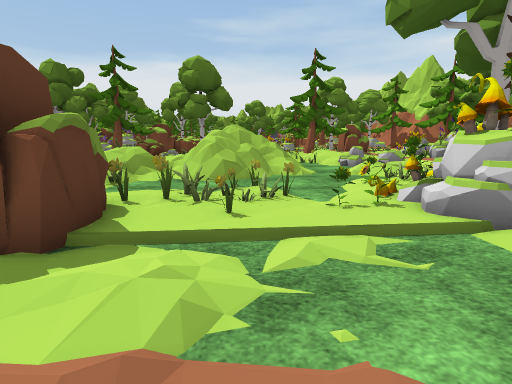
view 1 (above)

21 first-person views from a walk through a scene from a Unity 3-D project. The camera is 1.2 m above the floor, tilts 10° down and sees 80° across. The floor is counted in squares, 1.17 m on a side. Each view is taken from the middle of a square. On the plan, view 1 faces up. The plan holds only what a view shows up to about 12 squares ahead; the rest is blank. The place goes on beyond the plan. The player character is not drawn. Some surface patterns are stand-ins.

view 2
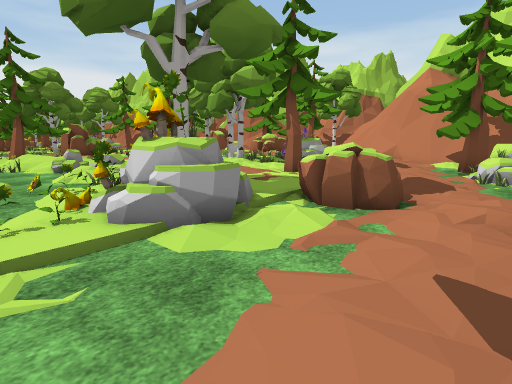

view 3
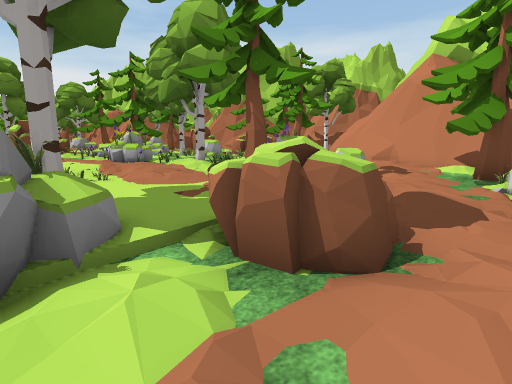

view 4
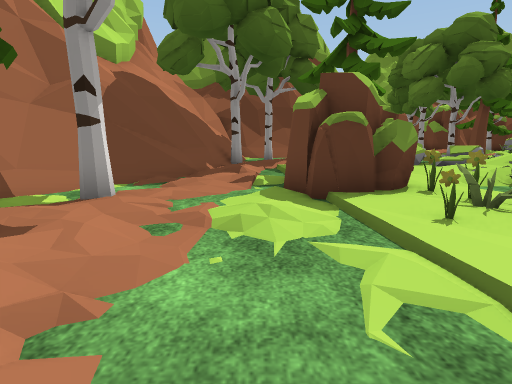

view 5
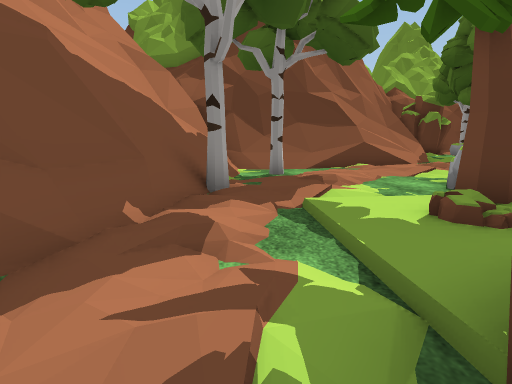

view 6
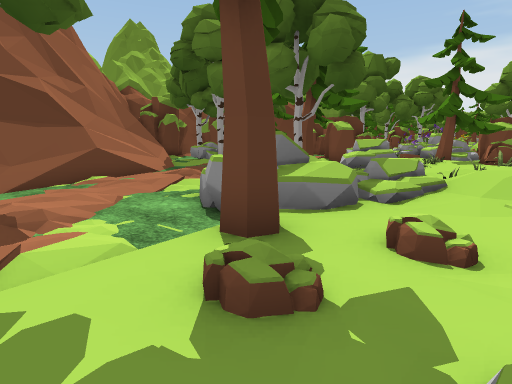

view 7
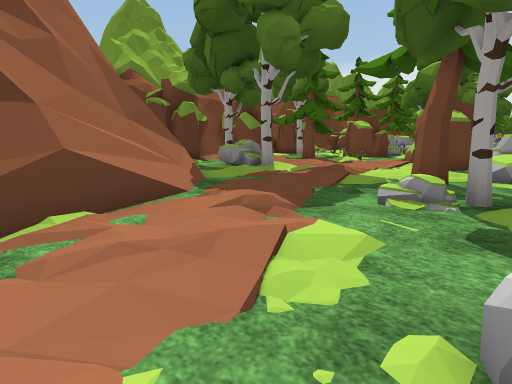

view 8
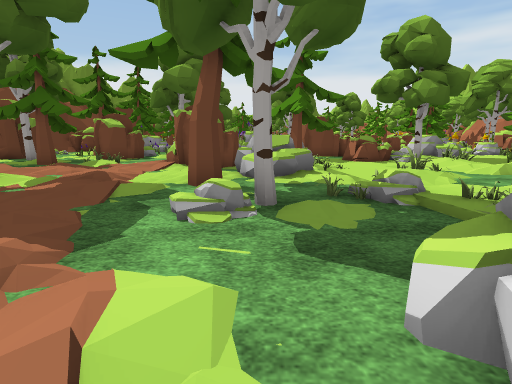

view 9
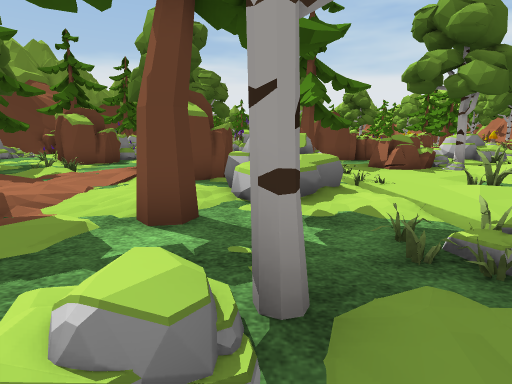

view 10
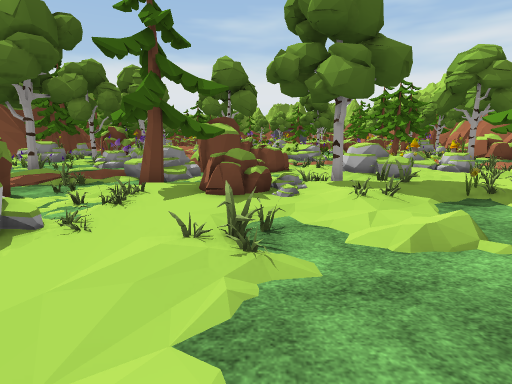

view 11
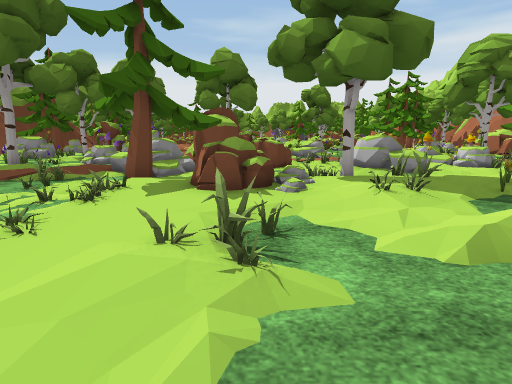

view 12
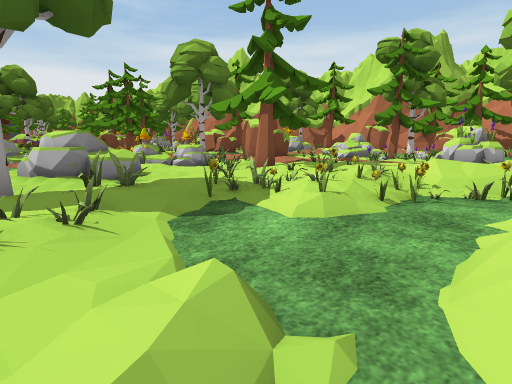

view 13
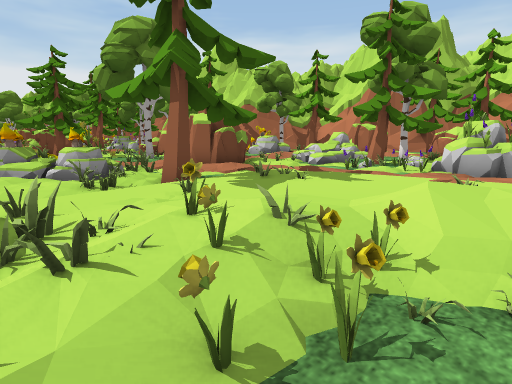

view 14
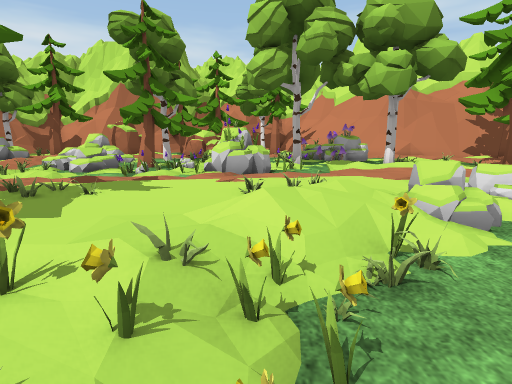

view 15
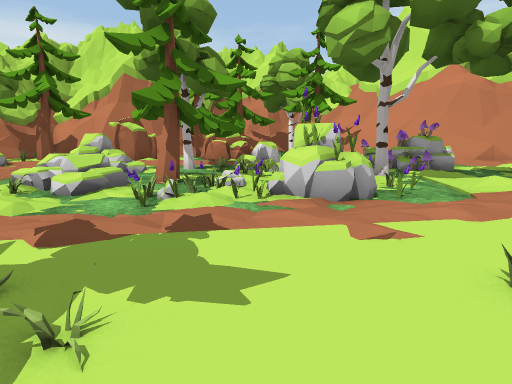

view 16
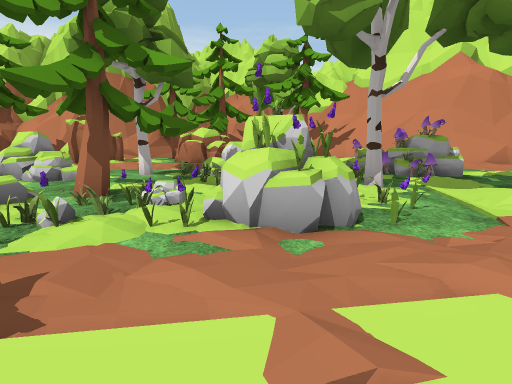

view 17
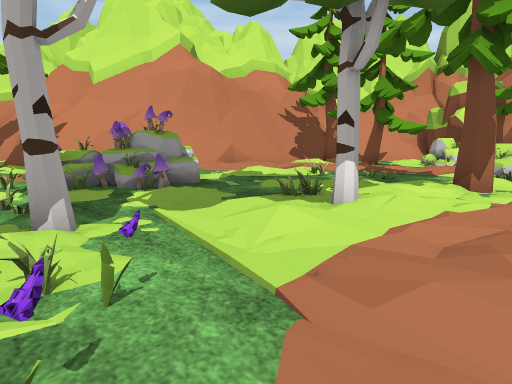

view 18
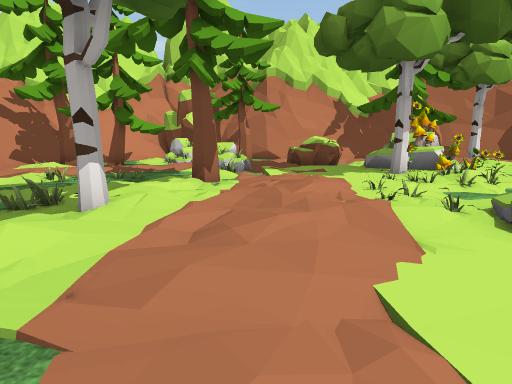

view 19
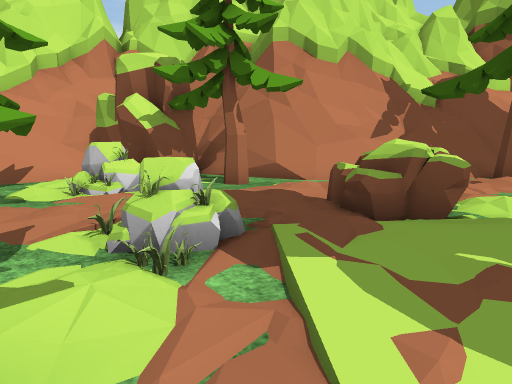

view 20
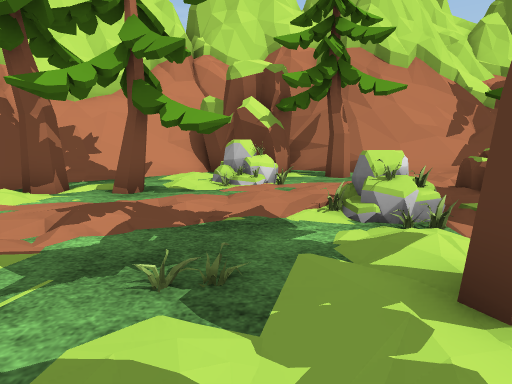

view 21
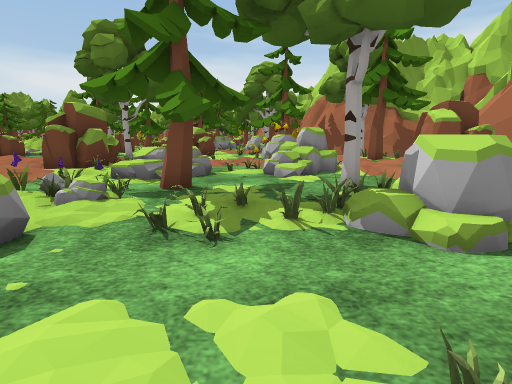

### Floor plan
Key: @ floor where view 1 was taken; # wall or solid block; x gap in a wall; . main floor; : floor 0.25 m higher than the main floor; + floor 0.5 m higher than the main floor; * floor 0.75 m higher than the main floor; % floor 1.5 m higher than the main floor; / step, stairs or slope; = window, fence, low wall or low ledge; ^ raised ledge; O other object.
Columns run from 19 left of view 1 to 18 right of it. Each row starts with its distance up from view 1.
 26                         .: #=  ://
 25                    =O # .:### ....O
 24     O      ###=     =OO./:###// ..OO/:
 23     //     ## .::OO///O/ //././O.. O//
 22  #  .: /OOOO   :OOOO:://.//.////..:../
 21 .... /:/.OOOO  .:.....:OOO:/...O...O./
 20 O.:.  :...O/   /O::::::::://==.OO..../
 19 O...  .../::=x /:::=:::::::::/=.O:..
 18 O./.:###../:==////=::+/:::::.#.:O.:OO
 17   /.:###:./:::/+/../+*/::::::OO....OO
 16  //::/.. O/::..:/..//=//::::/OO.....
 15  //:////OO/::..:/.....////://===:..
 14   /./.:/OO:::/.../=:///O/::::.=.O....
 13 OOO//..O..:::...     /.O::::://....OO
 12 OO/.///...////    /% /.//:::/://::OOOO
 11  ./:/:..O.////  /=///../ ::+::O:...OOO
 10 ==/.::/O//.://///////.///::////:...OO
  9 ##O/::/....+O///////.....::+/:/:/.....
  8 ##==#//:..OO/://......//:::+/.:/:../.:
  7  ###=./:.OOO/::/.=.=../:O:::/O:.../.::
  6    ##//:..OO:O::/:::=OOO::::.//.../::
  5     #=.:/..OO/: #=::::OOO:::.O..//:/:
  4     #=.://:///  #^:=::OOOx=:/O/::/:./#
  3     #=.O.::////###..:.///=#=////OOO./#
  2     #=....::////.//......//://./OOOOO#
  1     #=#===O=#/:::.:..:://////..OO.. =#
  0     ########=/=.:::@://:://.OO###:=###
 -1            ####=.O//OO= ==##=########
 -2              ###=:..###########
 -3               ###  ###

Where each view was taken, in squares from view 1:
view 1: 0 up, 0 right, facing up
view 2: 0 up, 1 right, facing up-right
view 3: 1 up, 4 right, facing up-right
view 4: 2 up, 3 right, facing left
view 5: 2 up, 3 left, facing left
view 6: 3 up, 5 left, facing up-left
view 7: 5 up, 10 left, facing up-left
view 8: 6 up, 11 left, facing up
view 9: 9 up, 11 left, facing up
view 10: 11 up, 6 left, facing up
view 11: 12 up, 6 left, facing up
view 12: 14 up, 4 left, facing up-right
view 13: 15 up, 0 right, facing up-right
view 14: 16 up, 0 right, facing right
view 15: 18 up, 4 right, facing right
view 16: 17 up, 6 right, facing right
view 17: 15 up, 9 right, facing down-right
view 18: 15 up, 9 right, facing down
view 19: 8 up, 9 right, facing down
view 20: 9 up, 12 right, facing down
view 21: 14 up, 14 right, facing up
